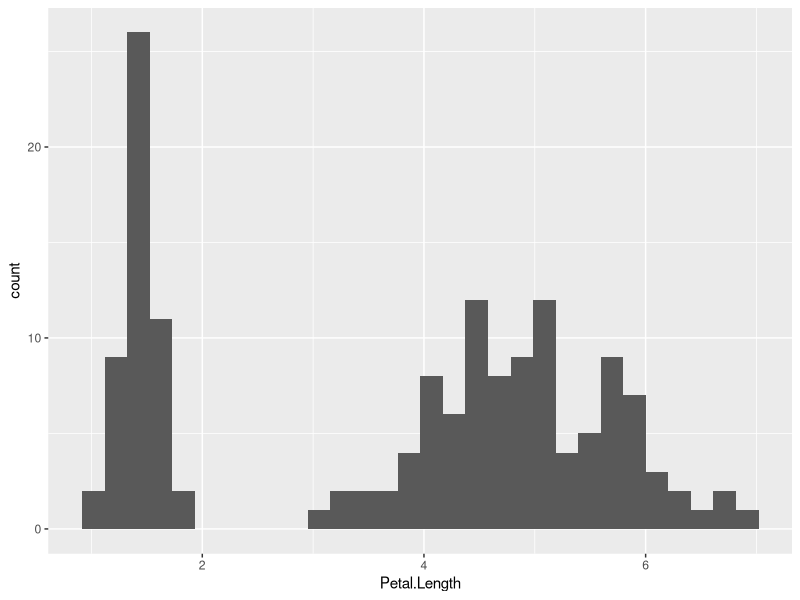
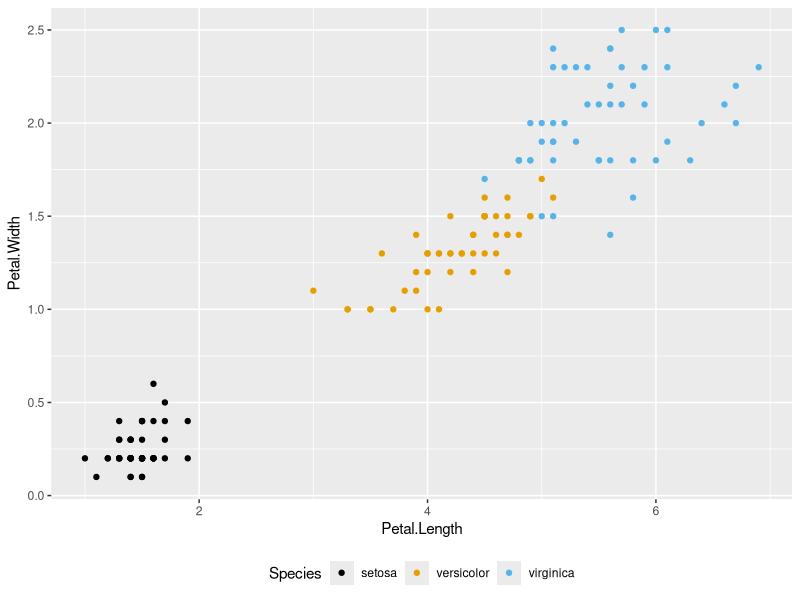

The R script that drew these images, in order: (Note: this script raises an error after producing the figures.)
## ---- chunk 1
knitr::opts_chunk$set(echo = T, warning = F, error = F, message = F)
library(ggplot2)
## ---- chunk 2
ggplot(iris, aes(Petal.Length)) + geom_histogram()
## ---- chunk 3
library(ggthemes)
ggplot(iris, aes(Petal.Length, Petal.Width, color=Species)) +
       geom_point() + theme(legend.position="bottom") +
       scale_colour_colorblind()
## ---- chunk 4
data(SpeedSki, package = "GDAdata")
ggplot(SpeedSki, aes(x=Speed, fill=Sex)) + xlim(160, 220) +
       geom_histogram(binwidth=2.5) + xlab("Speed (km/hr)") +
       facet_wrap(~Sex, ncol=1) + ylab("") +
       theme(legend.position="none")
## ---- chunk 5
ggplot(SpeedSki, aes(Speed, fill=Sex)) +
       geom_histogram(binwidth=2.5) + xlab("Speed (km/hr)") +
       ylab("") + facet_grid(Sex~Event) +
       theme(legend.position="none")
## ---- chunk 6
library(MASS)
vl <- data.frame(michelson)
## ---- chunk 7
ggplot(Pima.tr2, aes(type))+geom_bar()
## ---- chunk 8
ggplot(Pima.tr2, aes(age,npreg))+geom_point()
## ---- chunk 9
head(data.frame(Titanic))
## ---- chunk 10
head(data.frame(swiss))
## ---- chunk 11
library(gridExtra)
data(Pima.tr2, package="MASS")
h1 <- ggplot(Pima.tr2, aes(glu)) + geom_histogram()
h2 <- ggplot(Pima.tr2, aes(bp)) + geom_histogram()
h3 <- ggplot(Pima.tr2, aes(skin)) + geom_histogram()
h4 <- ggplot(Pima.tr2, aes(bmi)) + geom_histogram()
h5 <- ggplot(Pima.tr2, aes(ped)) + geom_histogram()
h6 <- ggplot(Pima.tr2, aes(age)) + geom_histogram()
grid.arrange(h1, h2, h3, h4, h5, h6, nrow=2)
## ---- chunk 12
library(dplyr)
PimaV <- select(Pima.tr2, glu:age)
par(mar=c(3.1, 4.1, 1.1, 2.1))
boxplot(scale(PimaV), pch=16, outcol="red")
## ---- chunk 13
data(father.son, package="UsingR")
c2 <- ggplot(father.son, aes(sheight)) + 
             geom_histogram(aes(y = ..density..), binwidth=1) +
             geom_density() + xlim(58, 80) + ylim(0, 0.16) +
             xlab("ht (inches)") + ylab("") + ggtitle("Sons")
p2 <- ggplot(father.son, aes(fheight)) + 
             geom_histogram(aes(y = ..density..), binwidth=1) +
             geom_density() + xlim(58, 80) + ylim(0, 0.16) +
             xlab("ht (inches)") + ylab("") +
             ggtitle("Fathers")
grid.arrange(c2, p2, nrow = 1)
## ---- chunk 14
with(father.son, {
     qqnorm(sheight, main="Sons", xlab="",
            ylab="", pch=16, ylim=c(55,80))
     qqline(sheight)
     qqnorm(fheight, main="Fathers", xlab="",
            ylab="", pch=16, ylim=c(55,80))
     qqline(fheight)})
